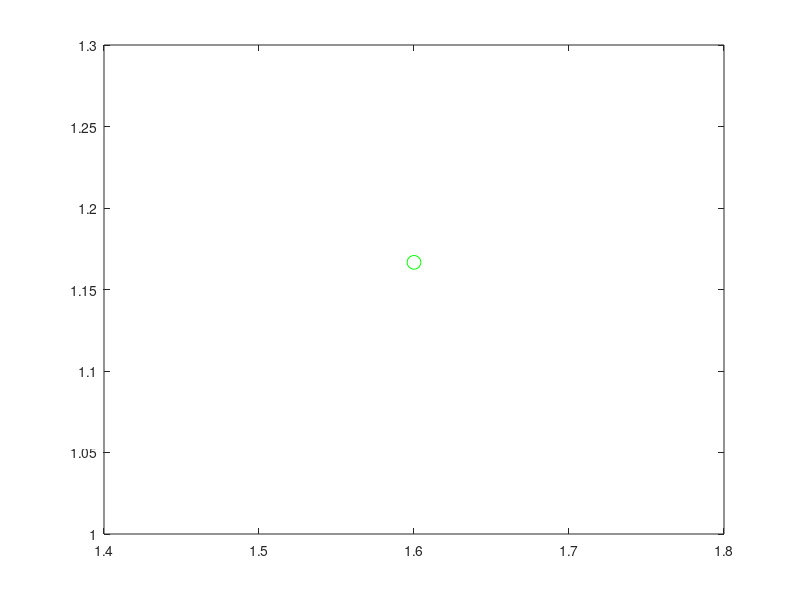

The MATLAB source for this figure: (Note: this script raises an error after producing the figure.)
% construction de la courbe P/V pour un pont
% (adimensionalisation par le rayon)

close all;


% CAS L=4, SANS GRAVITE
global Bo RR dpdz alphac Weta Wxi verbosity beta discretization nbdim Vref;



L = 4;

nbdim = 3; % 3d or 2d
Bo = 1;
RR = 1;
dpdz = .0;
Weta = 1;
Wxi = 1;

beta = -1;
discretization = 'FD';
verbosity = 0;
Vref = pi*L;



% solution limite theorique : deux portions de sphere de rayon Rc tel que
% Rc^2 = R^2 + (Rc-L/2)^2 
F = @(x)(x^2-1-(x-L/2)^2);
Rc = fzero(F,1.5)

%alphaCC = atan(L/(4*RR))
%Rc = RR/sin(alphaCC)


%  Rc = 
Kl = 2/Rc;
Vl = 2*pi/3*(L/2)^2*(3*Rc-L/2);% formule volume d'une calotte spherique
figure(21);
plot(Kl,Vl/Vref,'go','MarkerSize',10);






% geometrie initiale : pont cylindrique
t = [0:.005:1];
R0 = RR*ones(size(t));
Z0 = L*t;



R = R0;
Z = Z0;
P = 1;
V = 1; 
[R,Z,P,V] = Newton_P(R0,Z0,P,V,1);
figure(10);
hold on;
plot(R,Z,'r');
figure(21);
plot(P,V/Vref,'ro','MarkerSize',10);

Pbif = 1.475;

% continuation en montant P 
[R,Z,P,V] = Loop_P(R,Z,P,V,(Pbif-1)/10,10);

% point de bifurcation
[Rbif,Zbif,Pbif,Vbif] = Newton_P(R,Z,P,V,P);

[R,Z,P,V] = Loop_P(R,Z,P,V,.05,30);

%remontee
 [R,Z,P,V] = Loop_V(R,Z,P,V,.4,50);

%solution limite deux spheres qui se touchent
[Rlim,Zlim,Plim,Vlim] = Newton_P(R,Z,P,V,P);
figure(10);
plot(Rlim,Zlim,'g')




% branche asymetrique : point limite
alpha = asin(2*RR/L);
tt = pi*t-alpha;
Ra = L/2*abs(sin(tt));
Za = L/2*(((tt>0).*cos(tt)+(tt<0).*(2-cos(tt)))+cos(alpha));
Va = L^3*pi/6;
Pa = 4/L;

figure(21);
hold on;
plot(Pa,Va/Vref,'bo','MarkerSize',10);

figure(10);
plot(Ra,Za,'b');
hold on;


% construction de la branche asymetrique

%Ra = L/2*.8*abs(sin(tt))+.2*R;
%Za = L/2*(((1+tanh(5*tt))/2.*cos(tt)+(1-tanh(5*tt))/2.*(2-cos(tt)))+cos(alpha));
%Z00 = (sqrt((L/2)^2-RR^2)+L/2);
%Za = L*t;
%Ra = 1./(1+9*exp(-100*(Za-Z00).^2))+L*t.*(1-t);
%Ra = Ra-(Ra(1)-1)+t*(Ra(1)-Ra(length(Ra))) ;
%figure(10);
%plot(Ra,Za,'g:');
%hold on;
%[R,Z,P,V] = Loop_P(Ra,Za,Pa+.3,Va,+.05,100);

dpdz = -0.001;
Loop_P(Rbif,Zbif,Pbif,Vbif,(Pa-Pbif)/50,50);

dpdz = 0;


% au passage on attrape la solution d'equilibre final 
% (volume = celui des deux portions de spheres)
[Rf,Zf,Pf,Vf] = Newton_V(R0,Z0,1,0,Vl);
figure(21);
plot(Pf,Vf/Vref,'go','MarkerSize',10);
figure(10);
plot(Rf,Zf,'g')

% continuation en descendant P  pour les ponts bombes
[R,Z,P,V] = Loop_V(R0,Z0,1,Vref,.1*Vref,100);
[R,Z,P,V] = Loop_V(R,Z,P,V,.02*Vref,100);


%%%%% BRANCHE A DEUX COLS
% Resultats theoriques points de terminaison :
Rt1 = 1;
Vt1 = 2*4*pi/3;
Pt1 = 2;

%f = @(x)(4*x-2*sqrt(x^2-1))-L
Rt2 = 1.6667;
Pt2 = 2/Rt2;

% Remarque : la branche apparait pour L = 3.464 ; R = 1.15





% mise en forme des figures

figure(21);
grid on;
xlabel('P')
ylabel('V')

figure(10);
grid on;
xlabel('R')
ylabel('Z')


figure(31);
grid on;
figure(32);
grid on;

